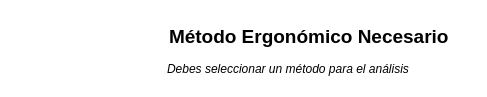
<?xml version="1.0" encoding="UTF-8"?>
<ui version="4.0">
 <class>Frame</class>
 <widget class="QFrame" name="Frame">
  <property name="geometry">
   <rect>
    <x>0</x>
    <y>0</y>
    <width>487</width>
    <height>97</height>
   </rect>
  </property>
  <property name="windowTitle">
   <string>Frame</string>
  </property>
  <property name="styleSheet">
   <string notr="true">
background-color: #00FFFFFF;
font: 10pt &quot;MS Shell Dlg 2&quot;;

</string>
  </property>
  <layout class="QHBoxLayout" name="horizontalLayout">
   <property name="spacing">
    <number>0</number>
   </property>
   <property name="leftMargin">
    <number>5</number>
   </property>
   <property name="topMargin">
    <number>5</number>
   </property>
   <property name="rightMargin">
    <number>5</number>
   </property>
   <property name="bottomMargin">
    <number>5</number>
   </property>
   <item>
    <widget class="QFrame" name="frame">
     <property name="styleSheet">
      <string notr="true"/>
     </property>
     <property name="frameShape">
      <enum>QFrame::StyledPanel</enum>
     </property>
     <property name="frameShadow">
      <enum>QFrame::Raised</enum>
     </property>
     <layout class="QHBoxLayout" name="horizontalLayout_3">
      <property name="spacing">
       <number>0</number>
      </property>
      <property name="leftMargin">
       <number>0</number>
      </property>
      <property name="topMargin">
       <number>0</number>
      </property>
      <property name="rightMargin">
       <number>0</number>
      </property>
      <property name="bottomMargin">
       <number>0</number>
      </property>
      <item alignment="Qt::AlignHCenter">
       <widget class="QLabel" name="lblIcono">
        <property name="text">
         <string/>
        </property>
        <property name="pixmap">
         <pixmap>../iconos/advertencia.png</pixmap>
        </property>
       </widget>
      </item>
      <item>
       <widget class="QFrame" name="frame_4">
        <property name="frameShape">
         <enum>QFrame::StyledPanel</enum>
        </property>
        <property name="frameShadow">
         <enum>QFrame::Raised</enum>
        </property>
        <layout class="QVBoxLayout" name="verticalLayout_2">
         <property name="spacing">
          <number>0</number>
         </property>
         <property name="leftMargin">
          <number>0</number>
         </property>
         <property name="topMargin">
          <number>0</number>
         </property>
         <property name="rightMargin">
          <number>0</number>
         </property>
         <property name="bottomMargin">
          <number>0</number>
         </property>
         <item alignment="Qt::AlignBottom">
          <widget class="QFrame" name="frame_5">
           <property name="frameShape">
            <enum>QFrame::StyledPanel</enum>
           </property>
           <property name="frameShadow">
            <enum>QFrame::Raised</enum>
           </property>
           <layout class="QVBoxLayout" name="verticalLayout_3">
            <property name="spacing">
             <number>0</number>
            </property>
            <property name="leftMargin">
             <number>10</number>
            </property>
            <property name="topMargin">
             <number>0</number>
            </property>
            <property name="rightMargin">
             <number>30</number>
            </property>
            <property name="bottomMargin">
             <number>0</number>
            </property>
            <item alignment="Qt::AlignTop">
             <widget class="QLabel" name="lblNombre">
              <property name="text">
               <string>&lt;html&gt;&lt;head/&gt;&lt;body&gt;&lt;p&gt;&lt;span style=&quot; font-size:14pt; font-weight:600;&quot;&gt;Método Ergonómico Necesario&lt;/span&gt;&lt;/p&gt;&lt;/body&gt;&lt;/html&gt;</string>
              </property>
             </widget>
            </item>
           </layout>
          </widget>
         </item>
         <item>
          <widget class="QFrame" name="frame_2">
           <property name="frameShape">
            <enum>QFrame::StyledPanel</enum>
           </property>
           <property name="frameShadow">
            <enum>QFrame::Raised</enum>
           </property>
           <layout class="QVBoxLayout" name="verticalLayout">
            <property name="spacing">
             <number>0</number>
            </property>
            <property name="leftMargin">
             <number>8</number>
            </property>
            <property name="topMargin">
             <number>0</number>
            </property>
            <property name="rightMargin">
             <number>0</number>
            </property>
            <property name="bottomMargin">
             <number>0</number>
            </property>
            <item alignment="Qt::AlignVCenter">
             <widget class="QLabel" name="lbldescripcion">
              <property name="text">
               <string>&lt;html&gt;&lt;head/&gt;&lt;body&gt;&lt;p&gt;&lt;span style=&quot; font-style:italic;&quot;&gt;Debes seleccionar un método para el análisis&lt;/span&gt;&lt;/p&gt;&lt;/body&gt;&lt;/html&gt;</string>
              </property>
             </widget>
            </item>
           </layout>
          </widget>
         </item>
        </layout>
       </widget>
      </item>
     </layout>
    </widget>
   </item>
  </layout>
 </widget>
 <resources/>
 <connections/>
</ui>
